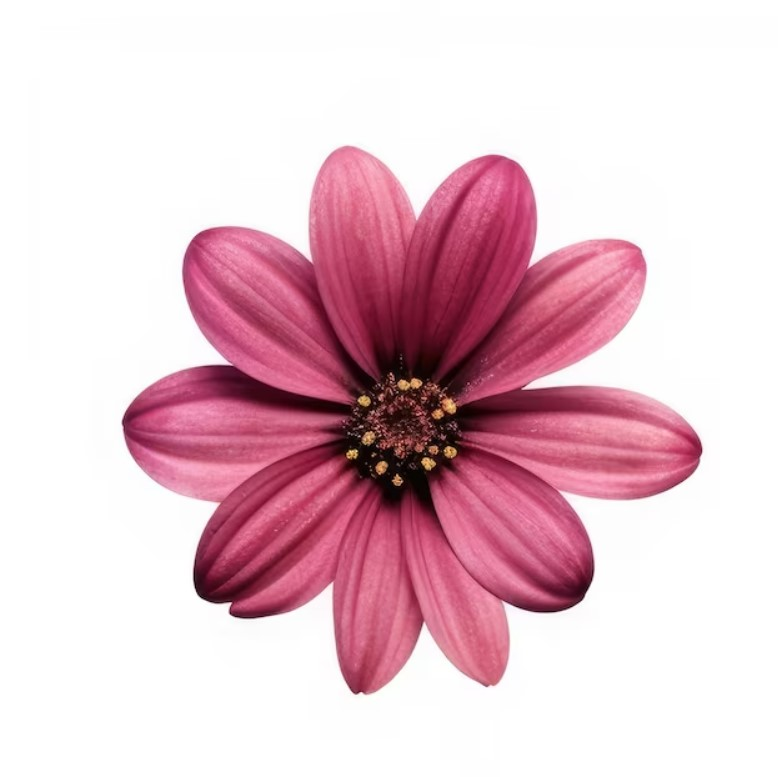
#> input picture Project3/flower.jpg, 778 x 777 px, found by its file name
$ jupyter execute Final_3.ipynb
#> lines starting #> are read from the running program, lines starting #| are printed output that depends on the picture
[cell 1]
import time
import numpy as np
from skimage.io import imread
from scipy.ndimage.filters import convolve
import matplotlib.pyplot as plt

[cell 2]
class ObjectDecorator:
   def __init__(self, func):
      self.func = func
      self.counter = 0
      self.time=0
      self.array=[]
      self.min_val=0
      self.max_val=0
      self.mean_val=0
      self.sdev_val=0

   def __call__(self, *args, **kwargs):
      print('Hello from decorator object', self.counter)
      self.counter += 1
      start=time.time()
      self.func(*args, **kwargs)
      end=time.time()
      self.time=end-start
      self.array.append(self.time)
      print('time:', self.time)

   def minimum(self):
      self.min_val=np.min(self.array)
      return self.min_val
   def maximum(self):
      self.max_val=np.max(self.array)
      return self.max_val
   def stdev(self):
      self.sdev_val=np.std(self.array)
      return self.sdev_val
   def mean(self):
      self.mean_val=np.mean(self.array)
      return self.mean_val

[cell 3]
img=imread('flower.jpg')
#> img is the input picture: shape (777, 778, 3); mean R, G, B 229.9, 198.6, 207.6
n=np.array([[-1,0,1],
            [-2,0,-2],
            [-1,0,-1]])

@ObjectDecorator
def conv(img,n):
    img_copy=img.copy()
    img_copy[:,:,0] = convolve(img_copy[:,:,0], n)
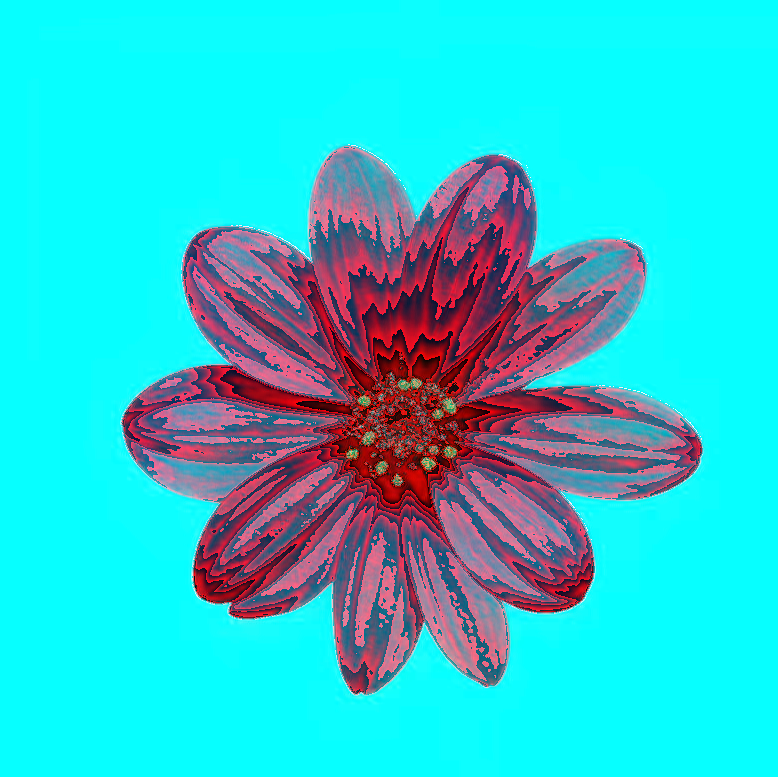
#> img_copy: shape (777, 778, 3); mean R, G, B 47.9, 198.6, 207.6
    img_copy[:,:,1] = convolve(img_copy[:,:,1], n)
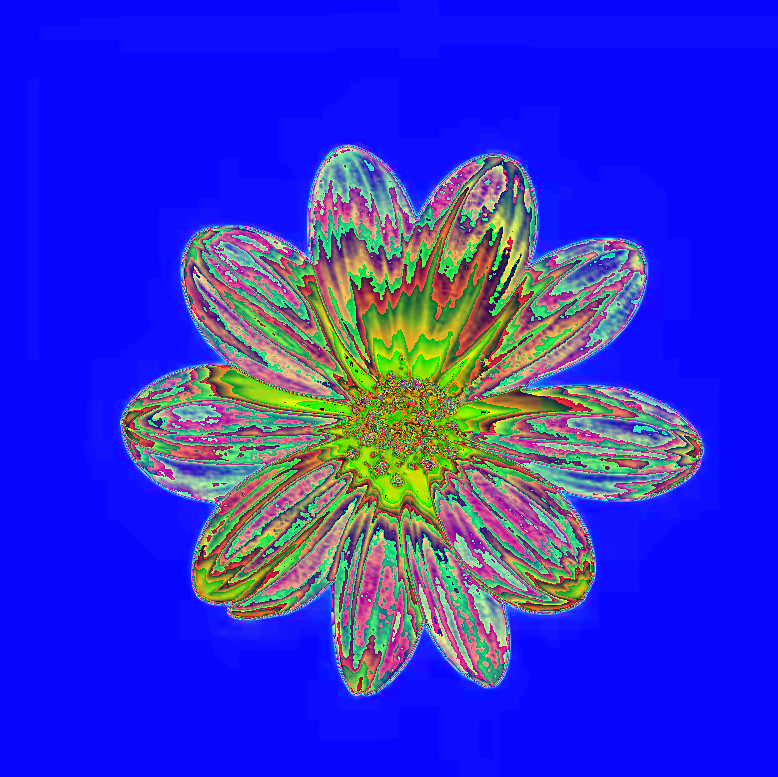
#> img_copy: shape (777, 778, 3); mean R, G, B 47.9, 49, 207.6
    img_copy[:,:,2] = convolve(img_copy[:,:,2], n)
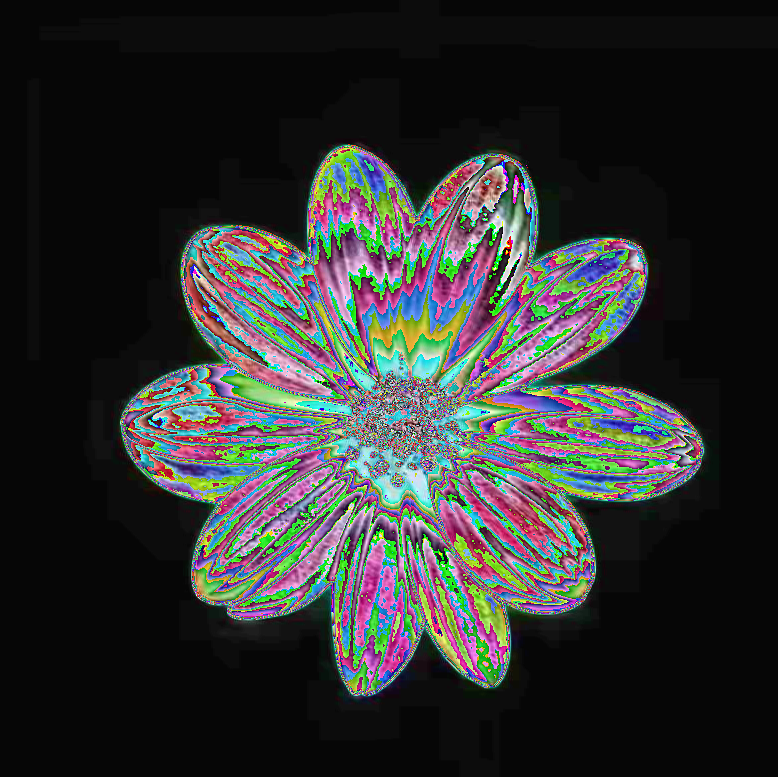
#> img_copy: shape (777, 778, 3); mean R, G, B 47.9, 49, 48.3
    fig, ax = plt.subplots(ncols=2)
    ax[0].set_title("original")
    ax[0].imshow(img)
    ax[1].set_title("convolved")
    ax[1].imshow(img_copy)

[cell 4]
conv(img,n)
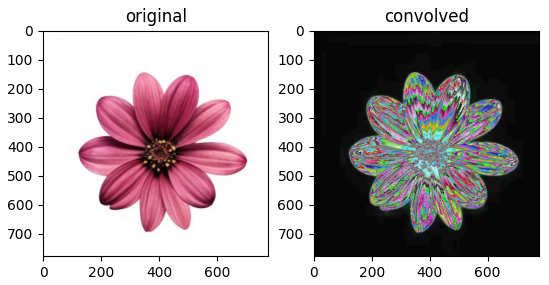
#> figure drawn by matplotlib, 2 panels
